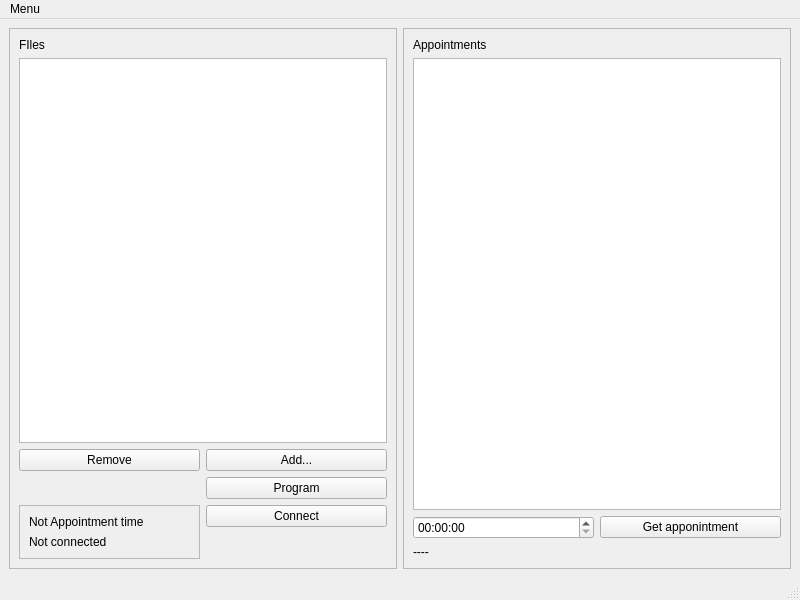
<?xml version="1.0" encoding="UTF-8"?>
<ui version="4.0">
 <class>MainWindow</class>
 <widget class="QMainWindow" name="MainWindow">
  <property name="geometry">
   <rect>
    <x>0</x>
    <y>0</y>
    <width>800</width>
    <height>600</height>
   </rect>
  </property>
  <property name="windowTitle">
   <string>MainWindow</string>
  </property>
  <widget class="QWidget" name="centralwidget">
   <layout class="QGridLayout" name="gridLayout">
    <item row="0" column="0">
     <widget class="QFrame" name="frame">
      <property name="frameShape">
       <enum>QFrame::StyledPanel</enum>
      </property>
      <property name="frameShadow">
       <enum>QFrame::Raised</enum>
      </property>
      <layout class="QGridLayout" name="gridLayout_4">
       <item row="2" column="0">
        <widget class="QPushButton" name="fileRemoveButton">
         <property name="text">
          <string>Remove</string>
         </property>
        </widget>
       </item>
       <item row="2" column="1">
        <widget class="QPushButton" name="fileAddButton">
         <property name="text">
          <string>Add...</string>
         </property>
        </widget>
       </item>
       <item row="3" column="1">
        <widget class="QPushButton" name="programButton">
         <property name="text">
          <string>Program</string>
         </property>
        </widget>
       </item>
       <item row="4" column="1">
        <widget class="QPushButton" name="connectButton">
         <property name="text">
          <string>Connect</string>
         </property>
        </widget>
       </item>
       <item row="1" column="0" colspan="2">
        <widget class="QListView" name="fileList"/>
       </item>
       <item row="0" column="0">
        <widget class="QLabel" name="label_3">
         <property name="text">
          <string>FIles</string>
         </property>
        </widget>
       </item>
       <item row="4" column="0" rowspan="2">
        <widget class="QFrame" name="connectionFrame">
         <property name="frameShape">
          <enum>QFrame::StyledPanel</enum>
         </property>
         <property name="frameShadow">
          <enum>QFrame::Raised</enum>
         </property>
         <layout class="QGridLayout" name="gridLayout_3">
          <item row="0" column="0">
           <widget class="QLabel" name="appointmentStatusLabel">
            <property name="text">
             <string>Not Appointment time</string>
            </property>
           </widget>
          </item>
          <item row="1" column="0">
           <widget class="QLabel" name="connectionStatusLabel">
            <property name="text">
             <string>Not connected</string>
            </property>
           </widget>
          </item>
         </layout>
        </widget>
       </item>
      </layout>
     </widget>
    </item>
    <item row="0" column="1">
     <widget class="QFrame" name="frame_2">
      <property name="frameShape">
       <enum>QFrame::StyledPanel</enum>
      </property>
      <property name="frameShadow">
       <enum>QFrame::Raised</enum>
      </property>
      <layout class="QGridLayout" name="gridLayout_2">
       <item row="0" column="0">
        <widget class="QLabel" name="label">
         <property name="text">
          <string>Appointments</string>
         </property>
        </widget>
       </item>
       <item row="1" column="0" colspan="2">
        <widget class="QListView" name="appointmentList"/>
       </item>
       <item row="2" column="1">
        <widget class="QPushButton" name="getAppoitnmentButton">
         <property name="text">
          <string>Get apponintment</string>
         </property>
        </widget>
       </item>
       <item row="3" column="0">
        <widget class="QLabel" name="appoitnmentGetLabel">
         <property name="text">
          <string>----</string>
         </property>
        </widget>
       </item>
       <item row="2" column="0">
        <widget class="QTimeEdit" name="appointmentTime"/>
       </item>
      </layout>
     </widget>
    </item>
   </layout>
  </widget>
  <widget class="QMenuBar" name="menubar">
   <property name="geometry">
    <rect>
     <x>0</x>
     <y>0</y>
     <width>800</width>
     <height>20</height>
    </rect>
   </property>
   <widget class="QMenu" name="menuMenu">
    <property name="title">
     <string>Menu</string>
    </property>
    <addaction name="actionLogin"/>
   </widget>
   <addaction name="menuMenu"/>
  </widget>
  <widget class="QStatusBar" name="statusbar"/>
  <action name="actionLogin">
   <property name="text">
    <string>Login</string>
   </property>
  </action>
 </widget>
 <resources/>
 <connections/>
</ui>
